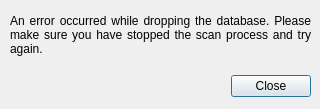
<?xml version="1.0" encoding="UTF-8"?>
<ui version="4.0">
 <class>Dialog</class>
 <widget class="QDialog" name="Dialog">
  <property name="geometry">
   <rect>
    <x>0</x>
    <y>0</y>
    <width>320</width>
    <height>109</height>
   </rect>
  </property>
  <property name="windowTitle">
   <string>Error</string>
  </property>
  <widget class="QDialogButtonBox" name="buttonBox">
   <property name="geometry">
    <rect>
     <x>10</x>
     <y>70</y>
     <width>301</width>
     <height>32</height>
    </rect>
   </property>
   <property name="orientation">
    <enum>Qt::Horizontal</enum>
   </property>
   <property name="standardButtons">
    <set>QDialogButtonBox::Close</set>
   </property>
  </widget>
  <widget class="QLabel" name="label">
   <property name="geometry">
    <rect>
     <x>10</x>
     <y>10</y>
     <width>301</width>
     <height>51</height>
    </rect>
   </property>
   <property name="text">
    <string>An error occurred while dropping the database. Please make sure you have stopped the scan process and try again.</string>
   </property>
   <property name="textFormat">
    <enum>Qt::AutoText</enum>
   </property>
   <property name="alignment">
    <set>Qt::AlignJustify|Qt::AlignVCenter</set>
   </property>
   <property name="wordWrap">
    <bool>true</bool>
   </property>
   <property name="textInteractionFlags">
    <set>Qt::LinksAccessibleByMouse|Qt::TextSelectableByMouse</set>
   </property>
  </widget>
 </widget>
 <resources/>
 <connections>
  <connection>
   <sender>buttonBox</sender>
   <signal>accepted()</signal>
   <receiver>Dialog</receiver>
   <slot>accept()</slot>
   <hints>
    <hint type="sourcelabel">
     <x>248</x>
     <y>254</y>
    </hint>
    <hint type="destinationlabel">
     <x>157</x>
     <y>274</y>
    </hint>
   </hints>
  </connection>
  <connection>
   <sender>buttonBox</sender>
   <signal>rejected()</signal>
   <receiver>Dialog</receiver>
   <slot>reject()</slot>
   <hints>
    <hint type="sourcelabel">
     <x>316</x>
     <y>260</y>
    </hint>
    <hint type="destinationlabel">
     <x>286</x>
     <y>274</y>
    </hint>
   </hints>
  </connection>
 </connections>
</ui>
